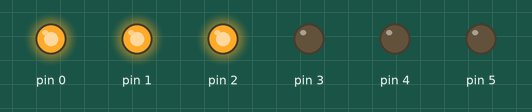
A sketch run on a simulated Arduino Uno, built with avr-gcc and run on an emulated ATmega328P. On the bench: output pins drawn as LEDs (lit = HIGH).

Above: at 0.1 s.
Timing chart, 0 to 1.6 s (numbered marks = the images above):
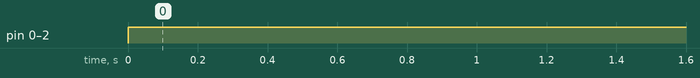

The sketch:

DACtest.ino
```cpp
// this sketch sends 6-bit digital number
// to Arduino outputs D5, D4 D3, D2, D1 and D0.
// the digital number then gets converted into analog signal via D/A converter.

int del=10;  //delay in milliseconds

// the setup routine runs once when you press reset:
void setup() {
  // initialize the digital pin as an output.
  pinMode(0, OUTPUT);
  pinMode(1, OUTPUT);
  pinMode(2, OUTPUT);
  pinMode(3, OUTPUT);
  pinMode(4, OUTPUT);
  pinMode(5, OUTPUT);
}

// the loop routine runs over and over again forever:
void loop() {

  // next sequence sends 000111 digital signal to the output.

   digitalWrite(5,LOW);  //sets pin D5 to LOW (0V output)
   digitalWrite(4,LOW);
   digitalWrite(3,LOW);
   digitalWrite(2,HIGH);
   digitalWrite(1,HIGH);
   digitalWrite(0,HIGH);  //sets pin D0 to HIGH (5V output)
   delay(del);
}
```

Measured:
- by itself, pin 0–2: LOW → HIGH at 0.00 s
